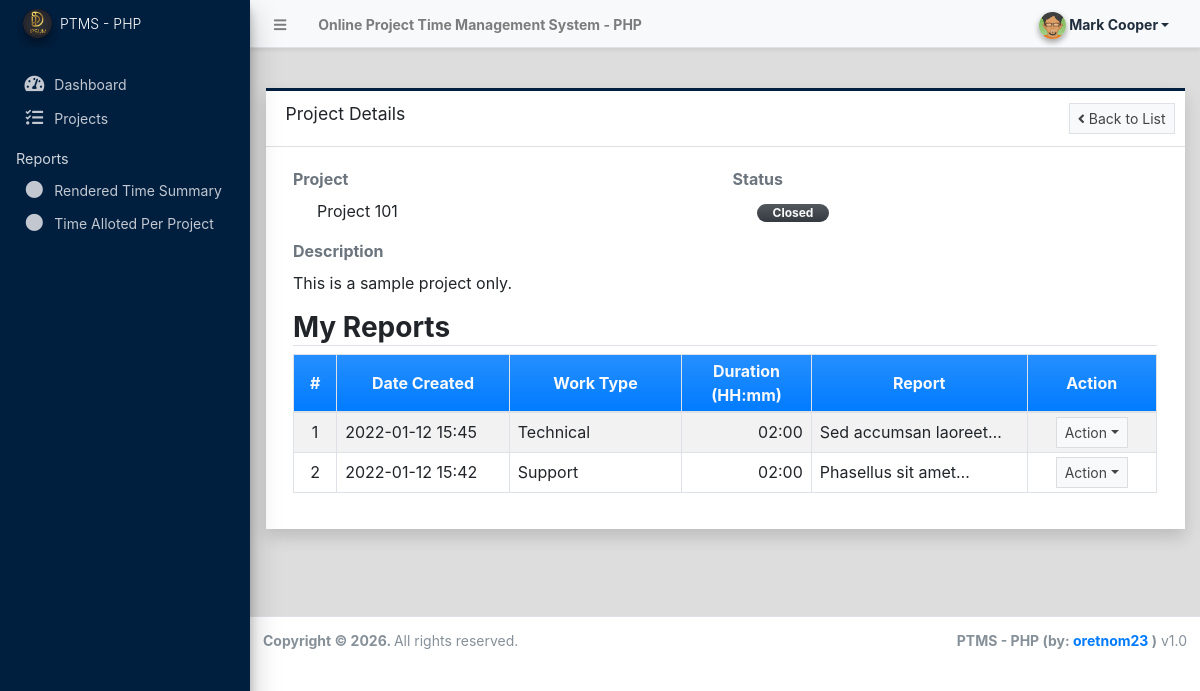
The page /?page=projects/view_project&id=1 (signed in) on the database as committed earlier.
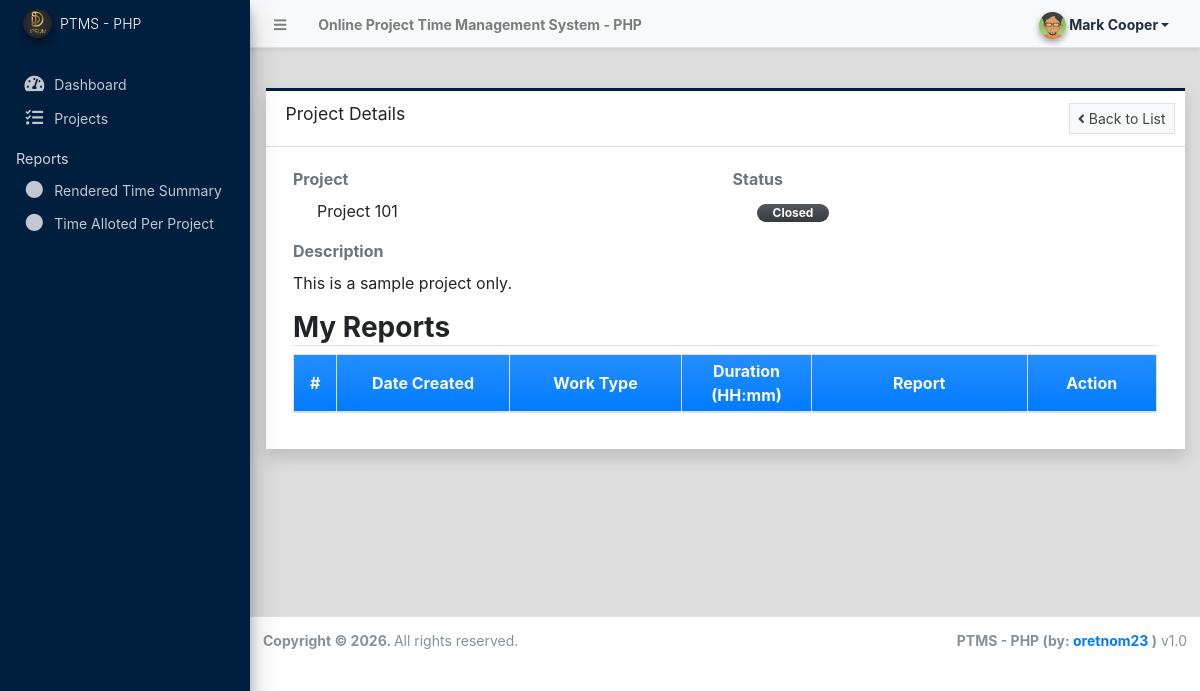
The same page on the database as committed later.
### tables this page shows
CREATE TABLE IF NOT EXISTS `report_list` (
  `id` int(30) NOT NULL AUTO_INCREMENT,
  `project_id` int(30) NOT NULL,
  `employee_id` int(30) NOT NULL,
  `work_type_id` int(30) NOT NULL,
  `description` text NOT NULL,
  `datetime_from` datetime NOT NULL,
  `datetime_to` datetime NOT NULL,
  `duration` float NOT NULL DEFAULT 0,
  `date_created` datetime NOT NULL DEFAULT current_timestamp(),
  `date_updated` datetime DEFAULT NULL ON UPDATE current_timestamp(),
  PRIMARY KEY (`id`),
  KEY `project_id` (`project_id`),
  KEY `employee_id` (`employee_id`),
  KEY `work_type_id` (`work_type_id`)
);

CREATE TABLE IF NOT EXISTS `work_type_list` (
  `id` int(30) NOT NULL AUTO_INCREMENT,
  `name` text NOT NULL,
  `description` text NOT NULL,
  `status` tinyint(4) NOT NULL DEFAULT 1,
  `delete_flag` tinyint(1) NOT NULL DEFAULT 0,
  `date_created` datetime NOT NULL DEFAULT current_timestamp(),
  `date_updated` datetime DEFAULT NULL ON UPDATE current_timestamp(),
  PRIMARY KEY (`id`)
);

### classes/DBConnection.php (called while the page is built, shortened)
<?php
class DBConnection{
    private $host = DB_SERVER;
    private $username = DB_USERNAME;
    private $password = DB_PASSWORD;
    private $database = DB_NAME;
    public $conn;
    public function __construct(){
        if (!isset($this->conn)) {
            $this->port = defined('DB_PORT') ? (int)DB_PORT : 3306;
            $this->conn = mysqli_init();
            if ($this->conn) {
                $this->conn->options(MYSQLI_OPT_CONNECT_TIMEOUT, 10);
                $flags = 0;
                $connected = @$this->conn->real_connect($this->host, $this->username, $this->password, $this->database, $this->port, NULL, $flags);
            } else {
                $connected = false;
            }
        }
    }
}
?>

### classes/SystemSettings.php (called while the page is built, shortened)
<?php
class SystemSettings extends DBConnection{
	function userdata($field = ''){
		if(!empty($field)){
			if(isset($_SESSION['userdata'][$field]))
				return $_SESSION['userdata'][$field];
			else
				return null;
		}else{
			return false;
		}
	}
}
$_settings = new SystemSettings();
?>

### projects/view_project.php (the view, shortened to what the changed rows need)
<?php
function duration($dur = 0){
    $hours = floor($dur / (60 * 60));
    $min = floor($dur / (60)) - ($hours*60);
    $dur = sprintf("%'.02d",$hours).":".sprintf("%'.02d",$min);
    return $dur;
}
?>
<div class="content py-4">
    <div class="card card-outline card-navy shadow rounded-0">
        <div class="card-body">
            <div class="container-fluid">
                <table class="table table-bordered table-striped">
                    <colgroup>
                    </colgroup>
                    <thead>
                        <tr class="bg-gradient-primary text-light">
                            <th class="text-center">#</th>
                            <th class="text-center">Date Created</th>
                            <th class="text-center">Work Type</th>
                            <th class="text-center">Duration (HH:mm)</th>
                            <th class="text-center">Report</th>
                            <th class="text-center">Action</th>
                        </tr>
                    </thead>
                    <tbody>
                        <?php
                            $i = 1;
                            $qry = $conn->query("SELECT r.*, w.name as work_type FROM `report_list` r inner join `work_type_list` w on r.work_type_id = w.id where r.project_id = '{$id}' and r.employee_id = '{$_settings->userdata('id')}' order by unix_timestamp(r.date_created) desc ");
                            while($row = $qry->fetch_assoc()):
                        ?>
                            <tr>
                                <td class="px-2 py-1 text-center"><?= $i++; ?></td>
                                <td class="px-2 py-1"><?= date("Y-m-d H:i",strtotime($row['date_created'])) ?></td>
                                <td class="px-2 py-1"><?= $row['work_type'] ?></td>
                                <td class="px-2 py-1 text-right"><?= duration($row['duration']) ?></td>
                                <td class="px-2 py-1"><p class="m-0 truncate-1"><?= strip_tags(html_entity_decode($row['description'])) ?></p></td>
                                <td class="px-2 py-1 text-center">
                                    <button type="button" class="btn btn-flat btn-default btn-sm dropdown-toggle dropdown-icon" data-toggle="dropdown">
                                            Action
                                    </button>
                                </td>
                            </tr>
                        <?php endwhile; ?>
                    </tbody>
                </table>
            </div>
        </div>
    </div>
</div>

Rows that differ between the two databases and show on the page:
removed report_list: date_created "2022-01-12 15:45", work_type.name "Technical", duration "02:00", description "Sed accumsan…"
removed report_list: date_created "2022-01-12 15:42", work_type.name "Support", duration "02:00", description "Phasellus sit…"
